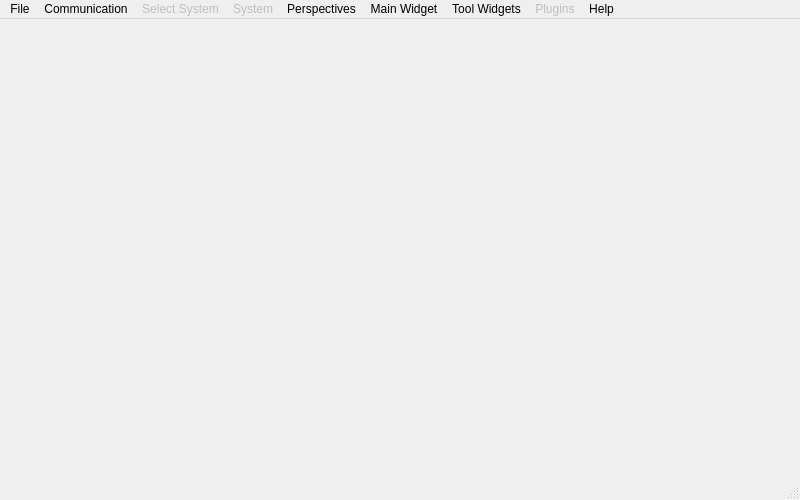
<?xml version="1.0" encoding="UTF-8"?>
<ui version="4.0">
 <class>MainWindow</class>
 <widget class="QMainWindow" name="MainWindow">
  <property name="geometry">
   <rect>
    <x>0</x>
    <y>0</y>
    <width>800</width>
    <height>500</height>
   </rect>
  </property>
  <property name="minimumSize">
   <size>
    <width>800</width>
    <height>500</height>
   </size>
  </property>
  <property name="baseSize">
   <size>
    <width>1100</width>
    <height>800</height>
   </size>
  </property>
  <property name="mouseTracking">
   <bool>false</bool>
  </property>
  <property name="windowTitle">
   <string>MGMainWindow</string>
  </property>
  <property name="styleSheet">
   <string notr="true"/>
  </property>
  <widget class="QWidget" name="centralWidget">
   <property name="sizePolicy">
    <sizepolicy hsizetype="MinimumExpanding" vsizetype="MinimumExpanding">
     <horstretch>0</horstretch>
     <verstretch>0</verstretch>
    </sizepolicy>
   </property>
   <property name="minimumSize">
    <size>
     <width>200</width>
     <height>150</height>
    </size>
   </property>
  </widget>
  <widget class="QMenuBar" name="menuBar">
   <property name="geometry">
    <rect>
     <x>0</x>
     <y>0</y>
     <width>800</width>
     <height>21</height>
    </rect>
   </property>
   <widget class="QMenu" name="menuMGround">
    <property name="title">
     <string>File</string>
    </property>
    <widget class="QMenu" name="menuPreferences">
     <property name="title">
      <string>Display</string>
     </property>
     <addaction name="actionSelectStylesheet"/>
     <addaction name="actionReloadStylesheet"/>
    </widget>
    <addaction name="actionJoystick_Settings"/>
    <addaction name="actionSimulate"/>
    <addaction name="separator"/>
    <addaction name="actionMuteAudioOutput"/>
    <addaction name="actionJoystickSettings"/>
    <addaction name="actionSettings"/>
    <addaction name="menuPreferences"/>
    <addaction name="separator"/>
    <addaction name="actionExit"/>
   </widget>
   <widget class="QMenu" name="menuNetwork">
    <property name="title">
     <string>Communication</string>
    </property>
    <addaction name="actionAdd_Link"/>
    <addaction name="separator"/>
   </widget>
   <widget class="QMenu" name="menuConnected_Systems">
    <property name="enabled">
     <bool>false</bool>
    </property>
    <property name="title">
     <string>Select System</string>
    </property>
   </widget>
   <widget class="QMenu" name="menuUnmanned_System">
    <property name="enabled">
     <bool>false</bool>
    </property>
    <property name="title">
     <string>System</string>
    </property>
    <property name="separatorsCollapsible">
     <bool>false</bool>
    </property>
    <addaction name="actionShutdownMAV"/>
    <addaction name="actionLiftoff"/>
    <addaction name="actionLand"/>
    <addaction name="actionEmergency_Land"/>
    <addaction name="actionEmergency_Kill"/>
   </widget>
   <widget class="QMenu" name="menuTools">
    <property name="title">
     <string>Tool Widgets</string>
    </property>
    <addaction name="actionNewCustomWidget"/>
    <addaction name="actionLoadCustomWidgetFile"/>
   </widget>
   <widget class="QMenu" name="menuHelp">
    <property name="title">
     <string>Help</string>
    </property>
    <addaction name="actionOnline_Documentation"/>
    <addaction name="actionProject_Roadmap_2"/>
    <addaction name="actionDeveloper_Credits"/>
   </widget>
   <widget class="QMenu" name="menuPerspectives">
    <property name="title">
     <string>Perspectives</string>
    </property>
    <addaction name="actionOperatorsView"/>
    <addaction name="actionEngineersView"/>
    <addaction name="actionPilotsView"/>
    <addaction name="separator"/>
    <addaction name="actionFirmwareUpdateView"/>
    <addaction name="actionMavlinkView"/>
    <addaction name="actionUnconnectedView"/>
    <addaction name="separator"/>
    <addaction name="actionFullscreen"/>
    <addaction name="actionNormal"/>
   </widget>
   <widget class="QMenu" name="menuMain">
    <property name="title">
     <string>Main Widget</string>
    </property>
   </widget>
   <widget class="QMenu" name="menuPlugins">
    <property name="enabled">
     <bool>false</bool>
    </property>
    <property name="title">
     <string>Plugins</string>
    </property>
   </widget>
   <addaction name="menuMGround"/>
   <addaction name="menuNetwork"/>
   <addaction name="menuConnected_Systems"/>
   <addaction name="menuUnmanned_System"/>
   <addaction name="menuPerspectives"/>
   <addaction name="menuMain"/>
   <addaction name="menuTools"/>
   <addaction name="menuPlugins"/>
   <addaction name="menuHelp"/>
  </widget>
  <widget class="QStatusBar" name="statusBar"/>
  <action name="actionExit">
   <property name="icon">
    <iconset resource="../../qgroundcontrol.qrc">
     <normaloff>:/files/images/actions/system-log-out.svg</normaloff>:/files/images/actions/system-log-out.svg</iconset>
   </property>
   <property name="text">
    <string>Exit</string>
   </property>
   <property name="shortcut">
    <string>Ctrl+Q</string>
   </property>
  </action>
  <action name="actionLiftoff">
   <property name="enabled">
    <bool>true</bool>
   </property>
   <property name="icon">
    <iconset resource="../../qgroundcontrol.qrc">
     <normaloff>:/files/images/control/launch.svg</normaloff>
     <normalon>:/files/images/control/launch.svg</normalon>:/files/images/control/launch.svg</iconset>
   </property>
   <property name="text">
    <string>Liftoff</string>
   </property>
  </action>
  <action name="actionLand">
   <property name="icon">
    <iconset resource="../../qgroundcontrol.qrc">
     <normaloff>:/files/images/control/land.svg</normaloff>:/files/images/control/land.svg</iconset>
   </property>
   <property name="text">
    <string>Land</string>
   </property>
  </action>
  <action name="actionEmergency_Land">
   <property name="icon">
    <iconset resource="../../qgroundcontrol.qrc">
     <normaloff>:/files/images/actions/process-stop.svg</normaloff>:/files/images/actions/process-stop.svg</iconset>
   </property>
   <property name="text">
    <string>Emergency Land</string>
   </property>
   <property name="shortcut">
    <string>Ctrl+E</string>
   </property>
  </action>
  <action name="actionEmergency_Kill">
   <property name="icon">
    <iconset resource="../../qgroundcontrol.qrc">
     <normaloff>:/files/images/actions/process-stop.svg</normaloff>:/files/images/actions/process-stop.svg</iconset>
   </property>
   <property name="text">
    <string>Kill UAS</string>
   </property>
   <property name="shortcut">
    <string>Ctrl+K</string>
   </property>
  </action>
  <action name="actionAdd_Link">
   <property name="icon">
    <iconset resource="../../qgroundcontrol.qrc">
     <normaloff>:/files/images/actions/list-add.svg</normaloff>:/files/images/actions/list-add.svg</iconset>
   </property>
   <property name="text">
    <string>Add Link</string>
   </property>
  </action>
  <action name="actionConfiguration">
   <property name="icon">
    <iconset resource="../../qgroundcontrol.qrc">
     <normaloff>:/files/images/categories/applications-system.svg</normaloff>:/files/images/categories/applications-system.svg</iconset>
   </property>
   <property name="text">
    <string>Preferences</string>
   </property>
   <property name="toolTip">
    <string>Open UAS Preferences</string>
   </property>
  </action>
  <action name="actionJoystickSettings">
   <property name="icon">
    <iconset resource="../../qgroundcontrol.qrc">
     <normaloff>:/files/images/devices/input-gaming.svg</normaloff>:/files/images/devices/input-gaming.svg</iconset>
   </property>
   <property name="text">
    <string>Joystick Test</string>
   </property>
   <property name="visible">
    <bool>true</bool>
   </property>
  </action>
  <action name="actionSimulate">
   <property name="checkable">
    <bool>true</bool>
   </property>
   <property name="icon">
    <iconset resource="../../qgroundcontrol.qrc">
     <normaloff>:/files/images/control/launch.svg</normaloff>:/files/images/control/launch.svg</iconset>
   </property>
   <property name="text">
    <string>Simulate</string>
   </property>
   <property name="toolTip">
    <string>Simulate one vehicle to test and evaluate this application</string>
   </property>
  </action>
  <action name="actionShow_Slugs_View">
   <property name="icon">
    <iconset resource="../../qgroundcontrol.qrc">
     <normaloff>:/files/images/contrib/slugs.png</normaloff>:/files/images/contrib/slugs.png</iconset>
   </property>
   <property name="text">
    <string>Show Slugs View</string>
   </property>
  </action>
  <action name="actionJoystick_Settings">
   <property name="icon">
    <iconset resource="../../qgroundcontrol.qrc">
     <normaloff>:/files/images/devices/input-gaming.svg</normaloff>:/files/images/devices/input-gaming.svg</iconset>
   </property>
   <property name="text">
    <string>Joystick Settings</string>
   </property>
   <property name="visible">
    <bool>false</bool>
   </property>
  </action>
  <action name="actionOnline_Documentation">
   <property name="icon">
    <iconset resource="../../qgroundcontrol.qrc">
     <normaloff>:/files/images/apps/utilities-system-monitor.svg</normaloff>:/files/images/apps/utilities-system-monitor.svg</iconset>
   </property>
   <property name="text">
    <string>Online Documentation</string>
   </property>
  </action>
  <action name="actionProject_Roadmap_2">
   <property name="icon">
    <iconset resource="../../qgroundcontrol.qrc">
     <normaloff>:/files/images/status/software-update-available.svg</normaloff>:/files/images/status/software-update-available.svg</iconset>
   </property>
   <property name="text">
    <string>Project Roadmap</string>
   </property>
  </action>
  <action name="actionDeveloper_Credits">
   <property name="icon">
    <iconset resource="../../qgroundcontrol.qrc">
     <normaloff>:/files/images/categories/preferences-system.svg</normaloff>:/files/images/categories/preferences-system.svg</iconset>
   </property>
   <property name="text">
    <string>Developer Credits</string>
   </property>
  </action>
  <action name="actionOperatorsView">
   <property name="checkable">
    <bool>true</bool>
   </property>
   <property name="icon">
    <iconset resource="../../qgroundcontrol.qrc">
     <normaloff>:/files/images/status/weather-overcast.svg</normaloff>:/files/images/status/weather-overcast.svg</iconset>
   </property>
   <property name="text">
    <string>Operator</string>
   </property>
   <property name="shortcut">
    <string>Meta+O</string>
   </property>
  </action>
  <action name="actionEngineersView">
   <property name="checkable">
    <bool>true</bool>
   </property>
   <property name="icon">
    <iconset resource="../../qgroundcontrol.qrc">
     <normaloff>:/files/images/apps/utilities-system-monitor.svg</normaloff>:/files/images/apps/utilities-system-monitor.svg</iconset>
   </property>
   <property name="text">
    <string>Engineer</string>
   </property>
   <property name="shortcut">
    <string>Meta+E</string>
   </property>
  </action>
  <action name="actionMavlinkView">
   <property name="checkable">
    <bool>true</bool>
   </property>
   <property name="icon">
    <iconset resource="../../qgroundcontrol.qrc">
     <normaloff>:/files/images/devices/network-wired.svg</normaloff>:/files/images/devices/network-wired.svg</iconset>
   </property>
   <property name="text">
    <string>Mavlink</string>
   </property>
   <property name="shortcut">
    <string>Meta+M</string>
   </property>
  </action>
  <action name="actionSelectStylesheet">
   <property name="icon">
    <iconset resource="../../qgroundcontrol.qrc">
     <normaloff>:/files/images/categories/applications-internet.svg</normaloff>:/files/images/categories/applications-internet.svg</iconset>
   </property>
   <property name="text">
    <string>Select Stylesheet</string>
   </property>
  </action>
  <action name="actionPilotsView">
   <property name="checkable">
    <bool>true</bool>
   </property>
   <property name="icon">
    <iconset resource="../../qgroundcontrol.qrc">
     <normaloff>:/files/images/status/network-wireless-encrypted.svg</normaloff>:/files/images/status/network-wireless-encrypted.svg</iconset>
   </property>
   <property name="text">
    <string>Pilot</string>
   </property>
   <property name="shortcut">
    <string>Meta+P</string>
   </property>
  </action>
  <action name="actionNewCustomWidget">
   <property name="icon">
    <iconset resource="../../qgroundcontrol.qrc">
     <normaloff>:/files/images/apps/utilities-system-monitor.svg</normaloff>:/files/images/apps/utilities-system-monitor.svg</iconset>
   </property>
   <property name="text">
    <string>New Custom Widget</string>
   </property>
  </action>
  <action name="actionMuteAudioOutput">
   <property name="checkable">
    <bool>true</bool>
   </property>
   <property name="icon">
    <iconset resource="../../qgroundcontrol.qrc">
     <normaloff>:/files/images/status/audio-volume-high.svg</normaloff>
     <normalon>:/files/images/status/audio-volume-muted.svg</normalon>
     <activeon>:/files/images/status/audio-volume-muted.svg</activeon>
     <selectedoff>:/files/images/status/audio-volume-high.svg</selectedoff>
     <selectedon>:/files/images/status/audio-volume-muted.svg</selectedon>:/files/images/status/audio-volume-high.svg</iconset>
   </property>
   <property name="text">
    <string>Mute Audio Output</string>
   </property>
  </action>
  <action name="actionUnconnectedView">
   <property name="checkable">
    <bool>true</bool>
   </property>
   <property name="icon">
    <iconset resource="../../qgroundcontrol.qrc">
     <normaloff>:/files/images/devices/network-wireless.svg</normaloff>:/files/images/devices/network-wireless.svg</iconset>
   </property>
   <property name="text">
    <string>Unconnected</string>
   </property>
   <property name="shortcut">
    <string>Meta+U</string>
   </property>
  </action>
  <action name="actionShutdownMAV">
   <property name="icon">
    <iconset resource="../../qgroundcontrol.qrc">
     <normaloff>:/files/images/actions/system-log-out.svg</normaloff>:/files/images/actions/system-log-out.svg</iconset>
   </property>
   <property name="text">
    <string>Shutdown MAV</string>
   </property>
   <property name="toolTip">
    <string>Shutdown the onboard computer - works not during flight</string>
   </property>
   <property name="statusTip">
    <string>Shutdown the onboard computer - works not during flight</string>
   </property>
  </action>
  <action name="actionReloadStylesheet">
   <property name="text">
    <string>Reload Stylesheet</string>
   </property>
   <property name="shortcut">
    <string>Meta+R</string>
   </property>
  </action>
  <action name="actionSettings">
   <property name="text">
    <string>Settings</string>
   </property>
  </action>
  <action name="actionFullscreen">
   <property name="text">
    <string>Fullscreen</string>
   </property>
   <property name="shortcut">
    <string>Meta+Return</string>
   </property>
  </action>
  <action name="actionNormal">
   <property name="text">
    <string>Normal</string>
   </property>
   <property name="shortcut">
    <string>Esc</string>
   </property>
  </action>
  <action name="actionLoadCustomWidgetFile">
   <property name="icon">
    <iconset resource="../../qgroundcontrol.qrc">
     <normaloff>:/files/images/status/folder-drag-accept.svg</normaloff>:/files/images/status/folder-drag-accept.svg</iconset>
   </property>
   <property name="text">
    <string>Load Custom Widget File</string>
   </property>
  </action>
  <action name="actionFirmwareUpdateView">
   <property name="icon">
    <iconset resource="../../qgroundcontrol.qrc">
     <normaloff>:/files/images/status/software-update-available.svg</normaloff>:/files/images/status/software-update-available.svg</iconset>
   </property>
   <property name="text">
    <string>Firmware Update</string>
   </property>
   <property name="toolTip">
    <string>Update the firmware of one of the connected autopilots</string>
   </property>
  </action>
 </widget>
 <layoutdefault spacing="6" margin="11"/>
 <resources>
  <include location="../../qgroundcontrol.qrc"/>
 </resources>
 <connections>
  <connection>
   <sender>actionExit</sender>
   <signal>triggered()</signal>
   <receiver>MainWindow</receiver>
   <slot>close()</slot>
   <hints>
    <hint type="sourcelabel">
     <x>-1</x>
     <y>-1</y>
    </hint>
    <hint type="destinationlabel">
     <x>299</x>
     <y>199</y>
    </hint>
   </hints>
  </connection>
  <connection>
   <sender>actionFullscreen</sender>
   <signal>triggered()</signal>
   <receiver>MainWindow</receiver>
   <slot>showFullScreen()</slot>
   <hints>
    <hint type="sourcelabel">
     <x>-1</x>
     <y>-1</y>
    </hint>
    <hint type="destinationlabel">
     <x>399</x>
     <y>249</y>
    </hint>
   </hints>
  </connection>
  <connection>
   <sender>actionNormal</sender>
   <signal>triggered()</signal>
   <receiver>MainWindow</receiver>
   <slot>showNormal()</slot>
   <hints>
    <hint type="sourcelabel">
     <x>-1</x>
     <y>-1</y>
    </hint>
    <hint type="destinationlabel">
     <x>399</x>
     <y>249</y>
    </hint>
   </hints>
  </connection>
 </connections>
</ui>
